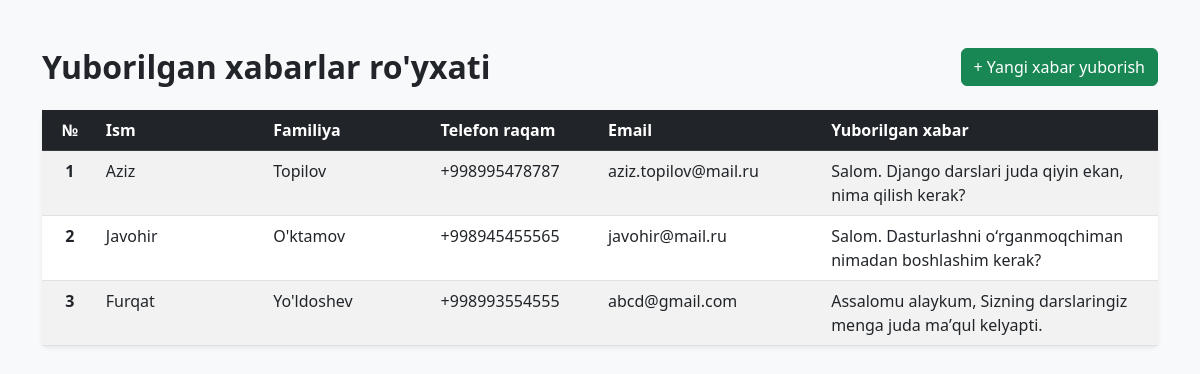
/xabarlar/, run on the app's committed database.
### post/models.py (models this page shows, shortened)
class Post(models.Model):
    first_name = models.CharField(max_length=200)
    last_name = models.CharField(max_length=200)
    phone_number = models.CharField(max_length=14)
    email = models.EmailField()
    sended_message = models.TextField()
    created_at = models.DateTimeField(auto_now_add=True)

### post/views.py (the view)
# urls.py: path('xabarlar/', PostListView.as_view(), name='xabarlar'),
class PostListView(ListView):
    model = Post
    template_name = 'index.html'
    context_object_name = 'posts'
    ordering = ['-id']

### templates/index.html (shortened to what this page needs)
<!DOCTYPE html>
<html lang="uz">
<head>
    <link href="https://cdn.jsdelivr.net/npm/bootstrap@5.3.0/dist/css/bootstrap.min.css" rel="stylesheet">
</head>
<body class="bg-light py-5">
    <div class="container">
        <div class="d-flex justify-content-between align-items-center mb-4">
            <h2 class="fw-bold text-dark m-0">Yuborilgan xabarlar ro'yxati</h2>
            <a href="{% url 'form' %}" class="btn btn-success">+ Yangi xabar yuborish</a>
        </div>
        <div class="card shadow-sm border-0">
            <div class="card-body p-0">
                <div class="table-responsive">
                    <table class="table table-hover table-striped mb-0">
                        <thead class="table-dark">
                            <tr>
                                <th scope="col" class="text-center" style="width: 5%;">№</th>
                                <th scope="col" style="width: 15%;">Ism</th>
                                <th scope="col" style="width: 15%;">Familiya</th>
                                <th scope="col" style="width: 15%;">Telefon raqam</th>
                                <th scope="col" style="width: 20%;">Email</th>
                                <th scope="col" style="width: 30%;">Yuborilgan xabar</th>
                            </tr>
                        </thead>
                        <tbody>
                            {% for post in posts %}
                            <tr>
                                <td class="text-center fw-bold">{{ forloop.counter }}</td>
                                <td>{{ post.first_name }}</td>
                                <td>{{ post.last_name }}</td>
                                <td>{{ post.phone_number }}</td>
                                <td>{{ post.email }}</td>
                                <td>{{ post.sended_message }}</td>
                            </tr>
                            {% empty %}
                            <tr>
                                <td colspan="6" class="text-center py-4 text-muted">
                                    Hozircha hech qanday xabar mavjud emas.
                                </td>
                            </tr>
                            {% endfor %}
                        </tbody>
                    </table>
                </div>
            </div>
        </div>
    </div>
</body>
</html>

### data on the page
Post: first_name "Aziz", last_name "Topilov", phone_number "+998995478787", email "aziz.topilov@mail.ru", sended_message "Salom. Django darslari juda qiyin ekan, nima qilish kerak?"
Post: first_name "Javohir", last_name "O'ktamov", phone_number "+998945455565", email "javohir@mail.ru", sended_message "Salom. Dasturlashni oʻrganmoqchiman nimadan boshlashim kerak?"
Post: first_name "Furqat", last_name "Yo'ldoshev", phone_number "+998993554555", email "abcd@gmail.com", sended_message "Assalomu alaykum, Sizning darslaringiz menga juda maʼqul kelyapti."
